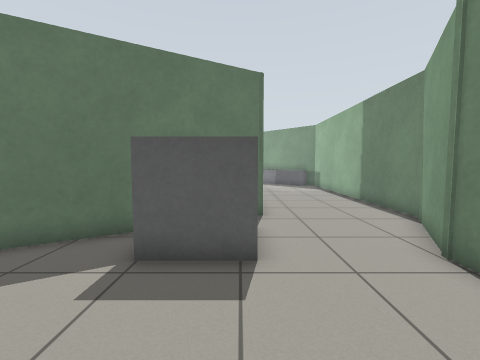
view 1 (above)

17 first-person views from a walk through a world built for the Gazebo simulator. The camera is 0.94 m above the floor, tilts 4° down and sees 90° across. The floor is counted in squares, 0.5 m on a side. Each view is taken from the middle of a square. On the plan, view 1 faces up. The plan holds only what a view shows up to about 15 squares ahead; the rest is blank. The robots in the file are not drawn.

view 2
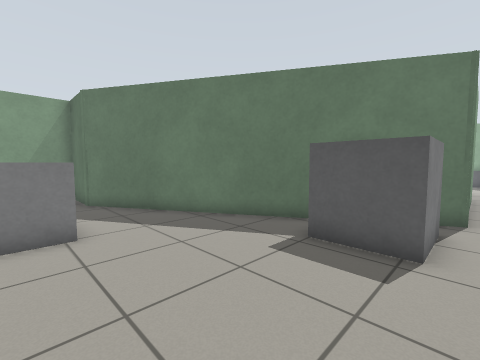

view 3
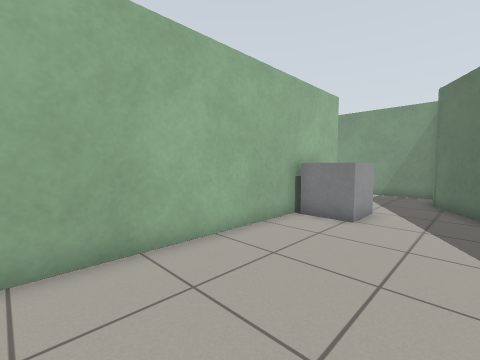

view 4
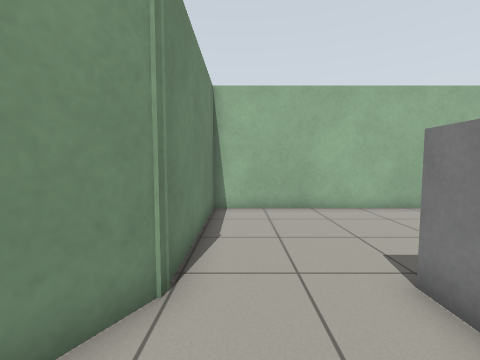

view 5
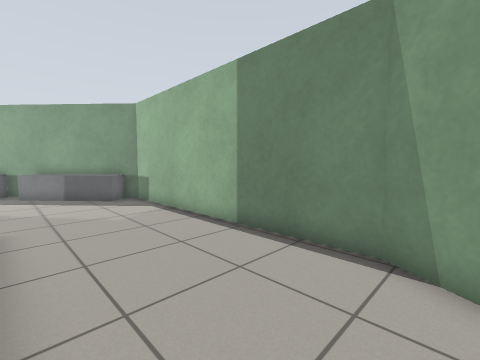

view 6
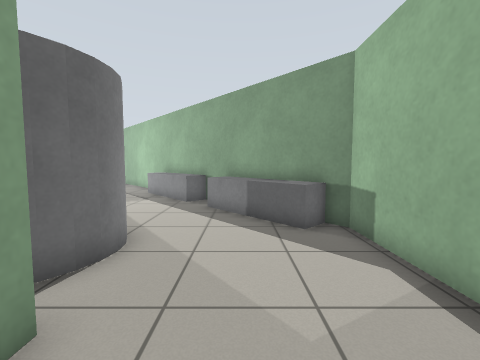

view 7
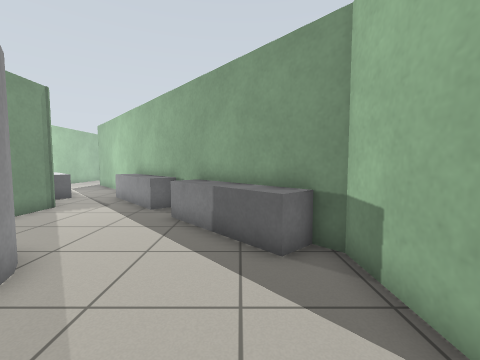

view 8
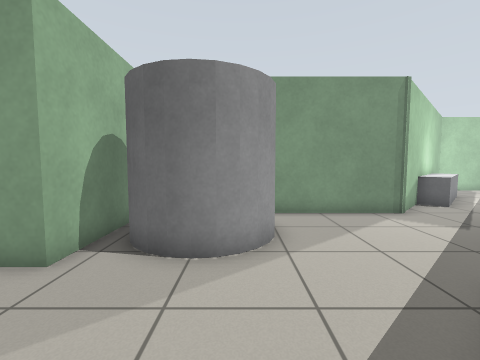

view 9
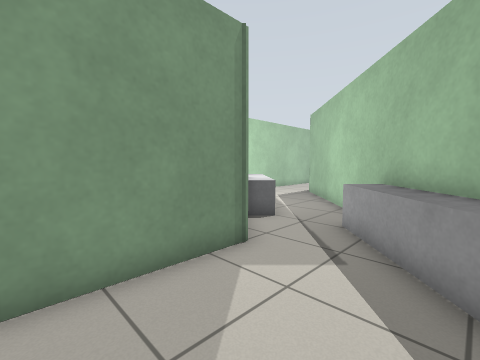

view 10
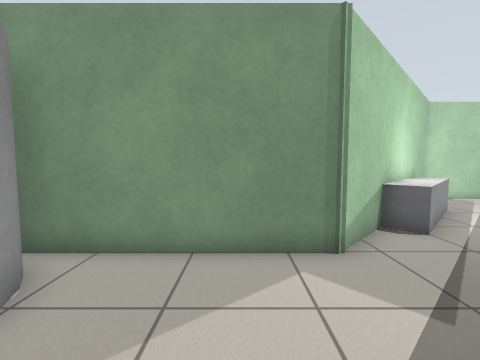

view 11
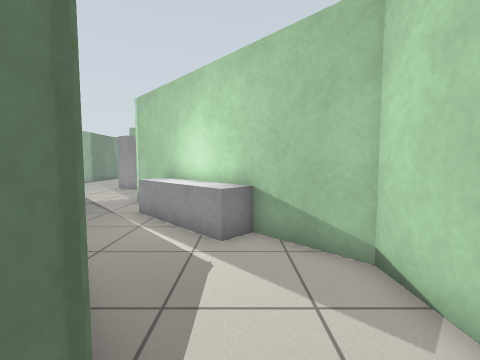

view 12
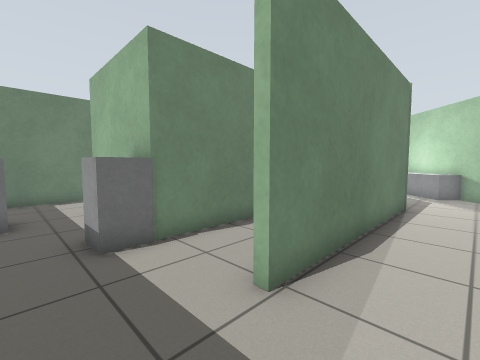

view 13
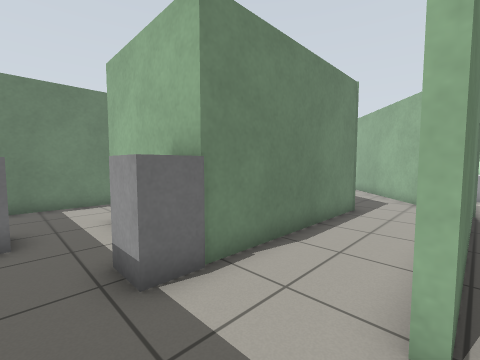

view 14
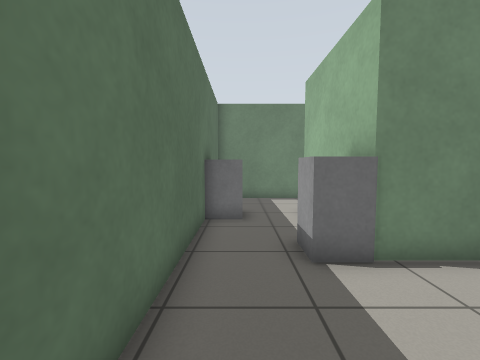

view 15
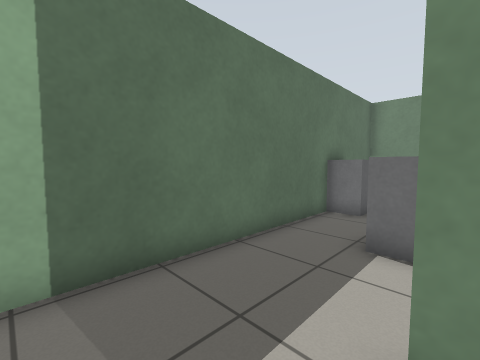

view 16
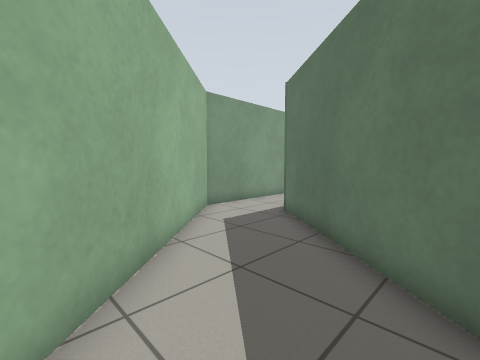

view 17
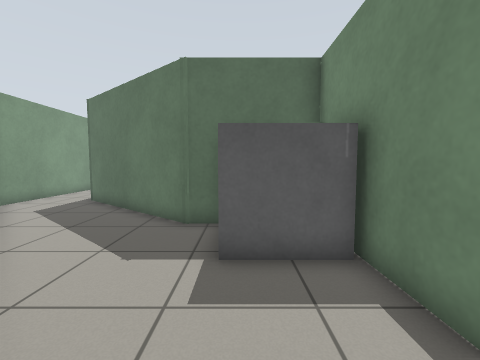

### Floor plan
Key: @ floor where view 1 was taken; # wall or solid block; . floor; B grey box; C grey cylinder.
Columns run from 14 left of view 1 to 6 right of it. Each row starts with its distance up from view 1.
 48     ##########B####
 47     .........BB...#
 46      .....B.......#
 45      ....BBB......#
 44     ..#...######..#
 43     ..#...#       #
 42     ..#...#
 41     ..#...#
 40     ..#...#
 39     ..#...#
 38     ..#...#
 37     ..#...#
 36   # ..#....##
 35   # ..##....##
 34   # ...##....##
 33   ##....##....##
 32    #.....##....##BBB
 31    ##BB...##.....  B
 30     ##BB...##....BBB
 29      ##BB...#......#
 28       ##BB.BB#.....#
 27        ##...BB#....##
 26         ##...BB#
 25          ##...BB#.
 24           #.....B#
 23           #.....BB#
 22           #......BB#
 21           #.......BB#
 20           #.CC....BB#
 19           #C  C.....#
 18           #   C.....#
 17               C.....#
 16              C .....#
 15            #####....#
 14                #....#
 13                #....#
 12                #....#
 11                 ....#
 10                 ....#
  9               ##....#
  8              ##.....#
  7            ##BB....##
  6          ###  B....#
  5        ###..BBB...##
  4       ##....BBB...#
  3     ###...........#
  2 #####.............#
  1 #.................#
  0 #.....BBB.....@...#
 -1 #...    B.........#
 -2 #    ##############
 -3 #

Positions as (right, up) in squares from view 1, and headings:
1: (0, 0), facing up
2: (1, -1), facing up-left
3: (2, 3), facing down-left
4: (3, 8), facing down
5: (1, 7), facing up-right
6: (3, 13), facing up
7: (4, 15), facing up
8: (5, 19), facing left
9: (0, 21), facing up-left
10: (1, 23), facing left
11: (-9, 37), facing down
12: (-10, 47), facing down-right
13: (-8, 47), facing down-right
14: (-9, 47), facing right
15: (-10, 44), facing up-right
16: (1, 29), facing up-left
17: (3, 25), facing up
